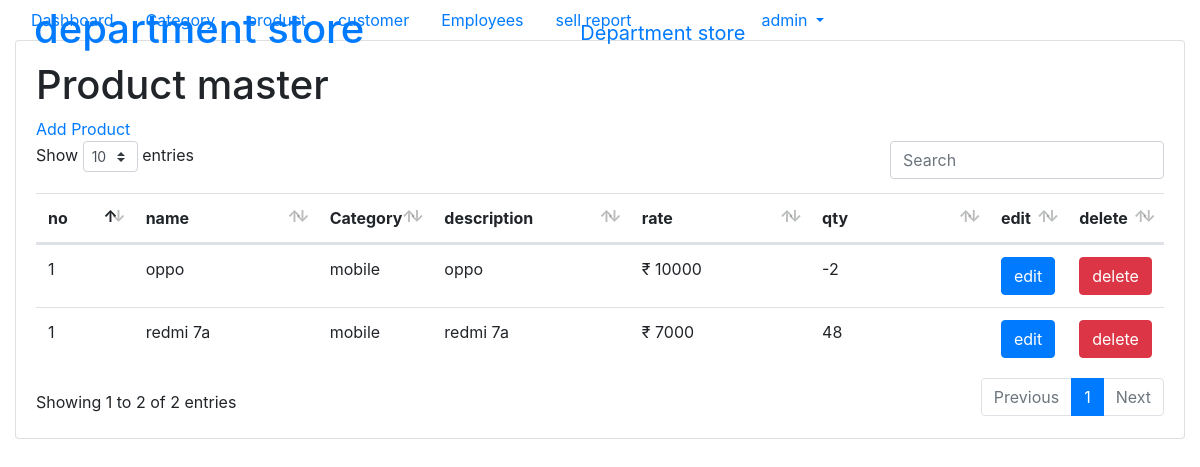
The page /admin/demo.php on the database its author committed.
### tables this page shows
CREATE TABLE `product` (
  `p_id` int(11) NOT NULL,
  `product_name` varchar(250) NOT NULL,
  `category` varchar(250) NOT NULL,
  `description` varchar(250) NOT NULL,
  `rate` double NOT NULL,
  `qty` int(11) NOT NULL,
  `add_date` timestamp NOT NULL DEFAULT current_timestamp() ON UPDATE current_timestamp()
);

### admin/demo.php (the view, shortened to what this page needs)
<!DOCTYPE html>
<html>
<head>
  <link rel="stylesheet" href="assets/css/vendor.bundle.base.css">
  <link rel="stylesheet" href="assets/css/dataTables.bootstrap4.css">
  <link rel="stylesheet" href="assets/css/bootstrap-datepicker.min.css">
  <link rel="stylesheet" href="https://stackpath.bootstrapcdn.com/bootstrap/4.3.1/css/bootstrap.min.css">
  <link rel="stylesheet" type="text/css" href="https://cdn.jsdelivr.net/npm/bootstrap@4.6.0/dist/css/bootstrap.min.css">
</head>
 <body class="sidebar-light">
  <div class="container-scroller">
    <nav class="navbar col-lg-12 col-12 p-0 fixed-top d-flex flex-row">
      <div class="navbar-menu-wrapper d-flex align-items-stretch justify-content-between">
        <ul class="navbar-nav mr-lg-2 d-none d-lg-flex">
          <li class="nav-item nav-toggler-item">
            <button class="navbar-toggler align-self-center" type="button" data-toggle="minimize">
            </button>
          </li>
        </ul>
        <div class="text-center navbar-brand-wrapper d-flex align-items-center justify-content-center">
          <a class="navbar-brand brand-logo" href="index.php"><h1>department store</h1></a>
          <a class="navbar-brand brand-logo-mini" href="index.php" style="text-align:center;margin-left:200px;">Department store</a>
        </div>
        <ul class="navbar-nav navbar-nav-right">
          <li class="nav-item nav-profile dropdown">
            <a class="nav-link dropdown-toggle" href="#" data-toggle="dropdown" id="profileDropdown">
              <span class="nav-profile-name">admin</span>
            </a>
          </li>
        </ul>
      </div>
    </nav>
    <div class="container-fluid page-body-wrapper">
      <nav class="sidebar sidebar-offcanvas" id="sidebar">
        <ul class="nav">
          <li class="nav-item">
            <a class="nav-link" href="index.php">
              <span class="menu-title">Dashboard</span>
            </a>
          </li>
          <li class="nav-item">
            <a class="nav-link" href="category.php">
              <span class="menu-title">Category</span>
            </a>
          </li>
           <li class="nav-item">
            <a class="nav-link" href="product.php">
              <span class="menu-title">product</span>
            </a>
          </li>
           <li class="nav-item">
            <a class="nav-link" href="customer.php">
              <span class="menu-title">customer</span>
            </a>
          </li>
           <li class="nav-item">
            <a class="nav-link" href="employees.php">
              <span class="menu-title">Employees</span>
            </a>
          </li>
                     <li class="nav-item">
            <a class="nav-link" href="sellreport.php">
              <span class="menu-title">sell report</span>
            </a>
          </li>
        </ul>
      </nav>
      <div class="main-panel">
        <div class="content-wrapper">
        <div class="card">
            <div class="card-body">
              <h1 class="grid_title">Product master</h1>
        <a href="addproduct.php" class="add_link">Add Product</a>
              <div class="row grid_box">
                <div class="col-12">
                  <div class="table-responsive">
                    <table id="order-listing" class="table">
                      <thead>
                        <tr>
                            <th width="10%"> no</th>
                           <th width="20%"> name</th>
                            <th width="10%">Category</th>
                            <th width="20%">description</th>
                            <th width="20%">rate</th>
                            <th width="20%">qty</th>
                            <th width="20%">edit</th>
                            <th width="20%">delete</th>
                        </tr>
                      </thead>
                      <tbody>
                      <?php
                        include"database.inc.php";
                        $query="select * from product";
                        $data=mysqli_query($con,$query);
                        while($res=mysqli_fetch_assoc($data))
                        { $i=0;
                          $i++;
                          $name=$res["product_name"];
                          $id=$res["p_id"];
                          $cat=$res["category"];
                          $rate=$res["rate"];
                          $desc=$res["description"];
                          $qty=$res["qty"];
                          echo"
                            <tr>
                            <td>$i</td>
                            <td>$name</td>
                            <td>$cat</td>
                            <td>$desc</td>
                            <td> &#8377; $rate </td>
                            <td>$qty</td>
                            <td><a href='editproduct.php?id=$id'class='btn btn-primary'>edit</a></td>
                          <td><a href='deleteproduct.php?id=$id'class='btn btn-danger'>delete</a></td>
                            </tr>
                          ";
                        }
                        ?>
                      </tbody>
                    </table>
                  </div>
        </div>
              </div>
            </div>
          </div>
      </div>
    </div>
  </div>
</body>
</html>

### rows shown on the page
product: i "1", product_name "oppo", category "mobile", description "oppo", rate "10000", qty "-2"
product: i "1", product_name "redmi 7a", category "mobile", description "redmi 7a", rate "7000", qty "48"
